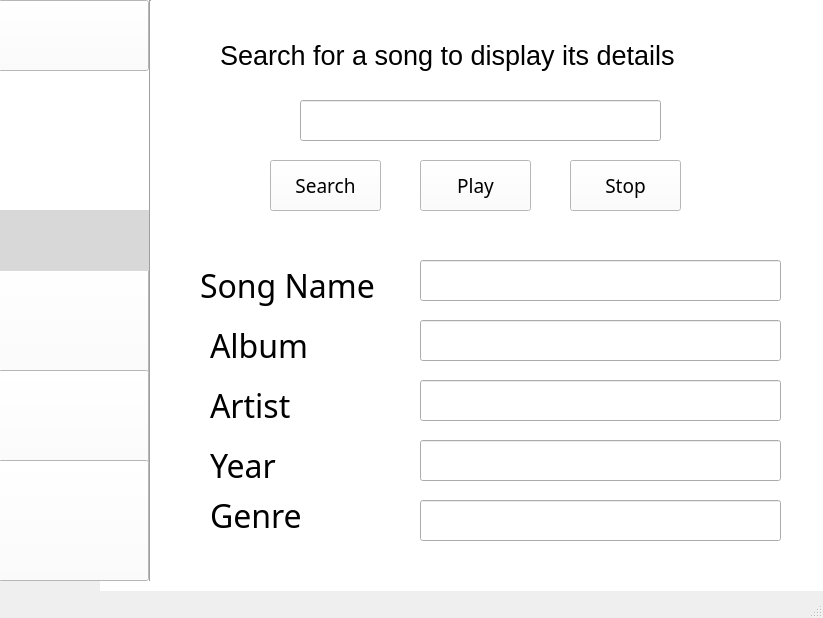
<?xml version="1.0" encoding="UTF-8"?>
<ui version="4.0">
 <class>MainWindow</class>
 <widget class="QMainWindow" name="MainWindow">
  <property name="geometry">
   <rect>
    <x>0</x>
    <y>0</y>
    <width>823</width>
    <height>618</height>
   </rect>
  </property>
  <property name="windowTitle">
   <string>MainWindow</string>
  </property>
  <widget class="QWidget" name="centralwidget">
   <widget class="QLabel" name="label">
    <property name="geometry">
     <rect>
      <x>-2</x>
      <y>210</y>
      <width>151</width>
      <height>61</height>
     </rect>
    </property>
    <property name="font">
     <font>
      <family>Arial Rounded MT Bold</family>
      <pointsize>12</pointsize>
     </font>
    </property>
    <property name="styleSheet">
     <string notr="true">background-color: rgb(216, 216, 216);</string>
    </property>
    <property name="pixmap">
     <pixmap>../WhatsApp Image 2020-05-10 at 8.41.24 PM (1).jpeg</pixmap>
    </property>
    <property name="scaledContents">
     <bool>true</bool>
    </property>
    <property name="wordWrap">
     <bool>true</bool>
    </property>
    <property name="openExternalLinks">
     <bool>true</bool>
    </property>
   </widget>
   <widget class="QPushButton" name="pushButton_2">
    <property name="geometry">
     <rect>
      <x>-2</x>
      <y>70</y>
      <width>151</width>
      <height>71</height>
     </rect>
    </property>
    <property name="mouseTracking">
     <bool>false</bool>
    </property>
    <property name="styleSheet">
     <string notr="true">background-color: rgb(85, 170, 255);</string>
    </property>
    <property name="text">
     <string/>
    </property>
    <property name="icon">
     <iconset>
      <normaloff>../WhatsApp Image 2020-05-10 at 8.41.22 PM.jpeg</normaloff>../WhatsApp Image 2020-05-10 at 8.41.22 PM.jpeg</iconset>
    </property>
    <property name="iconSize">
     <size>
      <width>150</width>
      <height>78</height>
     </size>
    </property>
    <property name="checkable">
     <bool>false</bool>
    </property>
    <property name="autoDefault">
     <bool>true</bool>
    </property>
    <property name="default">
     <bool>true</bool>
    </property>
    <property name="flat">
     <bool>true</bool>
    </property>
   </widget>
   <widget class="QPushButton" name="pushButton_5">
    <property name="geometry">
     <rect>
      <x>-2</x>
      <y>370</y>
      <width>151</width>
      <height>111</height>
     </rect>
    </property>
    <property name="font">
     <font>
      <family>Arial Rounded MT Bold</family>
      <pointsize>11</pointsize>
     </font>
    </property>
    <property name="styleSheet">
     <string notr="true">background-color: rgb(255, 255, 255);
background-color: rgb(255, 255, 255);</string>
    </property>
    <property name="text">
     <string/>
    </property>
    <property name="icon">
     <iconset>
      <normaloff>../WhatsApp Image 2020-05-10 at 8.41.26 PM.jpeg</normaloff>../WhatsApp Image 2020-05-10 at 8.41.26 PM.jpeg</iconset>
    </property>
    <property name="iconSize">
     <size>
      <width>200</width>
      <height>106</height>
     </size>
    </property>
   </widget>
   <widget class="QLabel" name="label_5">
    <property name="geometry">
     <rect>
      <x>-2</x>
      <y>-1</y>
      <width>151</width>
      <height>581</height>
     </rect>
    </property>
    <property name="styleSheet">
     <string notr="true">background-color: rgb(255, 255, 255);</string>
    </property>
    <property name="text">
     <string/>
    </property>
   </widget>
   <widget class="QLabel" name="label_3">
    <property name="geometry">
     <rect>
      <x>100</x>
      <y>0</y>
      <width>801</width>
      <height>591</height>
     </rect>
    </property>
    <property name="font">
     <font>
      <pointsize>10</pointsize>
     </font>
    </property>
    <property name="styleSheet">
     <string notr="true">background-color: rgb(255, 255, 255);</string>
    </property>
    <property name="text">
     <string/>
    </property>
    <property name="pixmap">
     <pixmap>../bg.jpeg</pixmap>
    </property>
    <property name="scaledContents">
     <bool>true</bool>
    </property>
   </widget>
   <widget class="QPushButton" name="pushButton_8">
    <property name="geometry">
     <rect>
      <x>-2</x>
      <y>140</y>
      <width>151</width>
      <height>81</height>
     </rect>
    </property>
    <property name="font">
     <font>
      <pointsize>11</pointsize>
     </font>
    </property>
    <property name="text">
     <string/>
    </property>
    <property name="icon">
     <iconset>
      <normaloff>../settings.jpeg</normaloff>../settings.jpeg</iconset>
    </property>
    <property name="iconSize">
     <size>
      <width>150</width>
      <height>78</height>
     </size>
    </property>
    <property name="autoDefault">
     <bool>true</bool>
    </property>
    <property name="default">
     <bool>true</bool>
    </property>
    <property name="flat">
     <bool>true</bool>
    </property>
   </widget>
   <widget class="QPushButton" name="pushButton">
    <property name="geometry">
     <rect>
      <x>-2</x>
      <y>0</y>
      <width>151</width>
      <height>71</height>
     </rect>
    </property>
    <property name="styleSheet">
     <string notr="true">background-color: rgb(255, 255, 255);</string>
    </property>
    <property name="text">
     <string/>
    </property>
    <property name="icon">
     <iconset>
      <normaloff>../h.jpeg</normaloff>../h.jpeg</iconset>
    </property>
    <property name="iconSize">
     <size>
      <width>150</width>
      <height>78</height>
     </size>
    </property>
    <property name="autoDefault">
     <bool>true</bool>
    </property>
    <property name="default">
     <bool>false</bool>
    </property>
   </widget>
   <widget class="QPushButton" name="pushButton_3">
    <property name="geometry">
     <rect>
      <x>-2</x>
      <y>260</y>
      <width>151</width>
      <height>121</height>
     </rect>
    </property>
    <property name="font">
     <font>
      <family>Arial Rounded MT Bold</family>
      <pointsize>10</pointsize>
     </font>
    </property>
    <property name="styleSheet">
     <string notr="true">background-color: rgb(255, 255, 255);</string>
    </property>
    <property name="text">
     <string/>
    </property>
    <property name="icon">
     <iconset>
      <normaloff>../WhatsApp Image 2020-05-10 at 8.41.23 PM (1).jpeg</normaloff>../WhatsApp Image 2020-05-10 at 8.41.23 PM (1).jpeg</iconset>
    </property>
    <property name="iconSize">
     <size>
      <width>215</width>
      <height>106</height>
     </size>
    </property>
   </widget>
   <widget class="Line" name="line">
    <property name="geometry">
     <rect>
      <x>130</x>
      <y>0</y>
      <width>41</width>
      <height>581</height>
     </rect>
    </property>
    <property name="orientation">
     <enum>Qt::Vertical</enum>
    </property>
   </widget>
   <widget class="QPushButton" name="pushButton_6">
    <property name="geometry">
     <rect>
      <x>-2</x>
      <y>460</y>
      <width>151</width>
      <height>121</height>
     </rect>
    </property>
    <property name="font">
     <font>
      <family>Arial Rounded MT Bold</family>
      <pointsize>11</pointsize>
     </font>
    </property>
    <property name="styleSheet">
     <string notr="true">background-color: rgb(255, 255, 255);</string>
    </property>
    <property name="text">
     <string/>
    </property>
    <property name="icon">
     <iconset>
      <normaloff>../cy.jpeg</normaloff>../cy.jpeg</iconset>
    </property>
    <property name="iconSize">
     <size>
      <width>220</width>
      <height>113</height>
     </size>
    </property>
   </widget>
   <widget class="QPushButton" name="pushButton_4">
    <property name="geometry">
     <rect>
      <x>270</x>
      <y>160</y>
      <width>111</width>
      <height>51</height>
     </rect>
    </property>
    <property name="font">
     <font>
      <family>Arial Rounded MT Bold</family>
      <pointsize>14</pointsize>
     </font>
    </property>
    <property name="styleSheet">
     <string notr="true">background-color: rgb(255, 255, 255);</string>
    </property>
    <property name="text">
     <string>Search</string>
    </property>
   </widget>
   <widget class="QLineEdit" name="lineEdit">
    <property name="geometry">
     <rect>
      <x>300</x>
      <y>100</y>
      <width>361</width>
      <height>41</height>
     </rect>
    </property>
    <property name="text">
     <string/>
    </property>
   </widget>
   <widget class="QLabel" name="label_2">
    <property name="geometry">
     <rect>
      <x>220</x>
      <y>30</y>
      <width>571</width>
      <height>51</height>
     </rect>
    </property>
    <property name="font">
     <font>
      <family>MS Shell Dlg 2</family>
      <pointsize>20</pointsize>
      <weight>50</weight>
      <italic>false</italic>
      <bold>false</bold>
     </font>
    </property>
    <property name="styleSheet">
     <string notr="true">font: 9pt &quot;MS Shell Dlg 2&quot;;
font: 12pt &quot;MS Shell Dlg 2&quot;;
font: 20pt &quot;MS Shell Dlg 2&quot;;</string>
    </property>
    <property name="text">
     <string>Search for a song to display its details</string>
    </property>
   </widget>
   <widget class="QLabel" name="label_4">
    <property name="geometry">
     <rect>
      <x>200</x>
      <y>260</y>
      <width>211</width>
      <height>51</height>
     </rect>
    </property>
    <property name="font">
     <font>
      <family>Arial Rounded MT Bold</family>
      <pointsize>24</pointsize>
     </font>
    </property>
    <property name="text">
     <string>Song Name</string>
    </property>
   </widget>
   <widget class="QLabel" name="label_6">
    <property name="geometry">
     <rect>
      <x>210</x>
      <y>320</y>
      <width>201</width>
      <height>51</height>
     </rect>
    </property>
    <property name="font">
     <font>
      <family>Arial Rounded MT Bold</family>
      <pointsize>24</pointsize>
     </font>
    </property>
    <property name="text">
     <string>Album</string>
    </property>
   </widget>
   <widget class="QLabel" name="label_7">
    <property name="geometry">
     <rect>
      <x>210</x>
      <y>380</y>
      <width>111</width>
      <height>51</height>
     </rect>
    </property>
    <property name="font">
     <font>
      <family>Arial Rounded MT Bold</family>
      <pointsize>24</pointsize>
     </font>
    </property>
    <property name="text">
     <string>Artist</string>
    </property>
   </widget>
   <widget class="QLabel" name="label_8">
    <property name="geometry">
     <rect>
      <x>210</x>
      <y>440</y>
      <width>91</width>
      <height>51</height>
     </rect>
    </property>
    <property name="font">
     <font>
      <family>Arial Rounded MT Bold</family>
      <pointsize>24</pointsize>
     </font>
    </property>
    <property name="text">
     <string>Year</string>
    </property>
   </widget>
   <widget class="QLabel" name="label_9">
    <property name="geometry">
     <rect>
      <x>210</x>
      <y>490</y>
      <width>361</width>
      <height>51</height>
     </rect>
    </property>
    <property name="font">
     <font>
      <family>Arial Rounded MT Bold</family>
      <pointsize>24</pointsize>
     </font>
    </property>
    <property name="text">
     <string>Genre</string>
    </property>
   </widget>
   <widget class="QLineEdit" name="lineEdit_2">
    <property name="geometry">
     <rect>
      <x>420</x>
      <y>260</y>
      <width>361</width>
      <height>41</height>
     </rect>
    </property>
    <property name="text">
     <string/>
    </property>
   </widget>
   <widget class="QLineEdit" name="lineEdit_3">
    <property name="geometry">
     <rect>
      <x>420</x>
      <y>320</y>
      <width>361</width>
      <height>41</height>
     </rect>
    </property>
    <property name="text">
     <string/>
    </property>
   </widget>
   <widget class="QLineEdit" name="lineEdit_4">
    <property name="geometry">
     <rect>
      <x>420</x>
      <y>380</y>
      <width>361</width>
      <height>41</height>
     </rect>
    </property>
    <property name="text">
     <string/>
    </property>
   </widget>
   <widget class="QLineEdit" name="lineEdit_5">
    <property name="geometry">
     <rect>
      <x>420</x>
      <y>440</y>
      <width>361</width>
      <height>41</height>
     </rect>
    </property>
    <property name="text">
     <string/>
    </property>
   </widget>
   <widget class="QLineEdit" name="lineEdit_6">
    <property name="geometry">
     <rect>
      <x>420</x>
      <y>500</y>
      <width>361</width>
      <height>41</height>
     </rect>
    </property>
    <property name="text">
     <string/>
    </property>
   </widget>
   <widget class="QPushButton" name="pushButton_7">
    <property name="geometry">
     <rect>
      <x>420</x>
      <y>160</y>
      <width>111</width>
      <height>51</height>
     </rect>
    </property>
    <property name="font">
     <font>
      <family>Arial Rounded MT Bold</family>
      <pointsize>14</pointsize>
     </font>
    </property>
    <property name="styleSheet">
     <string notr="true">background-color: rgb(255, 255, 255);</string>
    </property>
    <property name="text">
     <string>Play</string>
    </property>
   </widget>
   <widget class="QPushButton" name="pushButton_9">
    <property name="geometry">
     <rect>
      <x>570</x>
      <y>160</y>
      <width>111</width>
      <height>51</height>
     </rect>
    </property>
    <property name="font">
     <font>
      <family>Arial Rounded MT Bold</family>
      <pointsize>14</pointsize>
     </font>
    </property>
    <property name="styleSheet">
     <string notr="true">background-color: rgb(255, 255, 255);</string>
    </property>
    <property name="text">
     <string>Stop</string>
    </property>
   </widget>
   <zorder>label_3</zorder>
   <zorder>label_5</zorder>
   <zorder>pushButton_2</zorder>
   <zorder>pushButton_8</zorder>
   <zorder>pushButton</zorder>
   <zorder>pushButton_3</zorder>
   <zorder>line</zorder>
   <zorder>label</zorder>
   <zorder>pushButton_5</zorder>
   <zorder>pushButton_6</zorder>
   <zorder>pushButton_4</zorder>
   <zorder>lineEdit</zorder>
   <zorder>label_2</zorder>
   <zorder>label_4</zorder>
   <zorder>label_6</zorder>
   <zorder>label_7</zorder>
   <zorder>label_8</zorder>
   <zorder>label_9</zorder>
   <zorder>lineEdit_2</zorder>
   <zorder>lineEdit_3</zorder>
   <zorder>lineEdit_4</zorder>
   <zorder>lineEdit_5</zorder>
   <zorder>lineEdit_6</zorder>
   <zorder>pushButton_7</zorder>
   <zorder>pushButton_9</zorder>
  </widget>
  <widget class="QMenuBar" name="menubar">
   <property name="geometry">
    <rect>
     <x>0</x>
     <y>0</y>
     <width>823</width>
     <height>26</height>
    </rect>
   </property>
  </widget>
  <widget class="QStatusBar" name="statusbar"/>
 </widget>
 <resources/>
 <connections/>
</ui>
